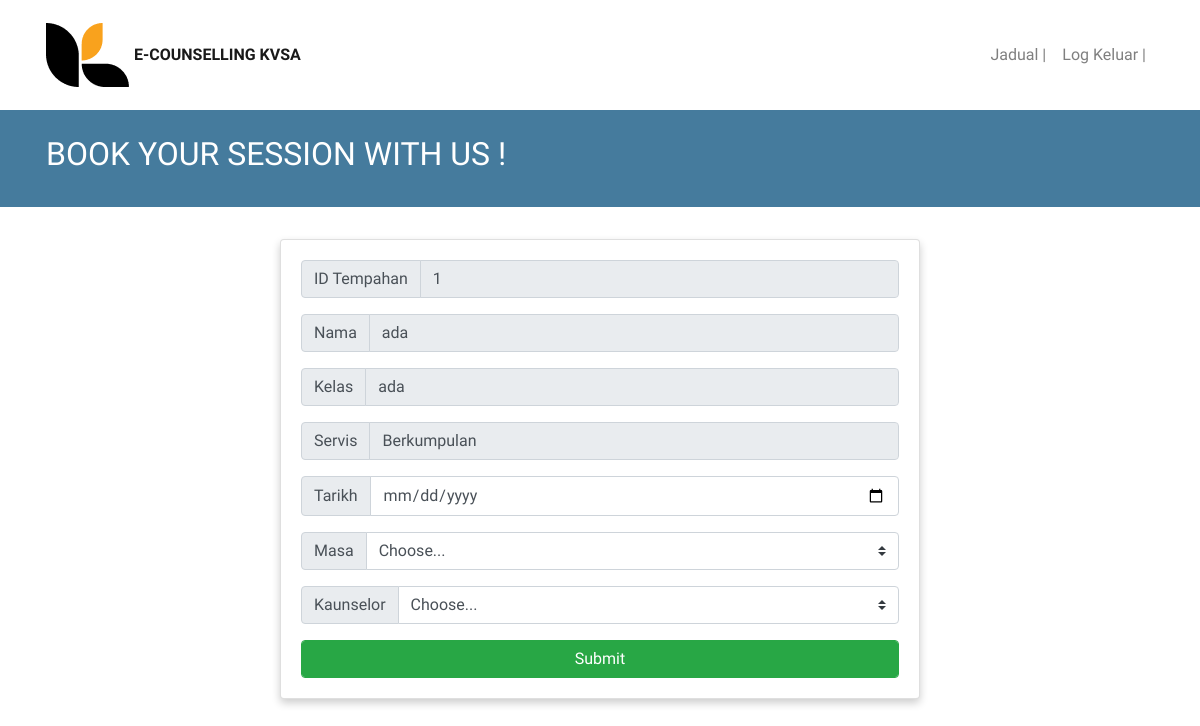
The app's page /form_edit.php?ID_Tempahan=1, older data.
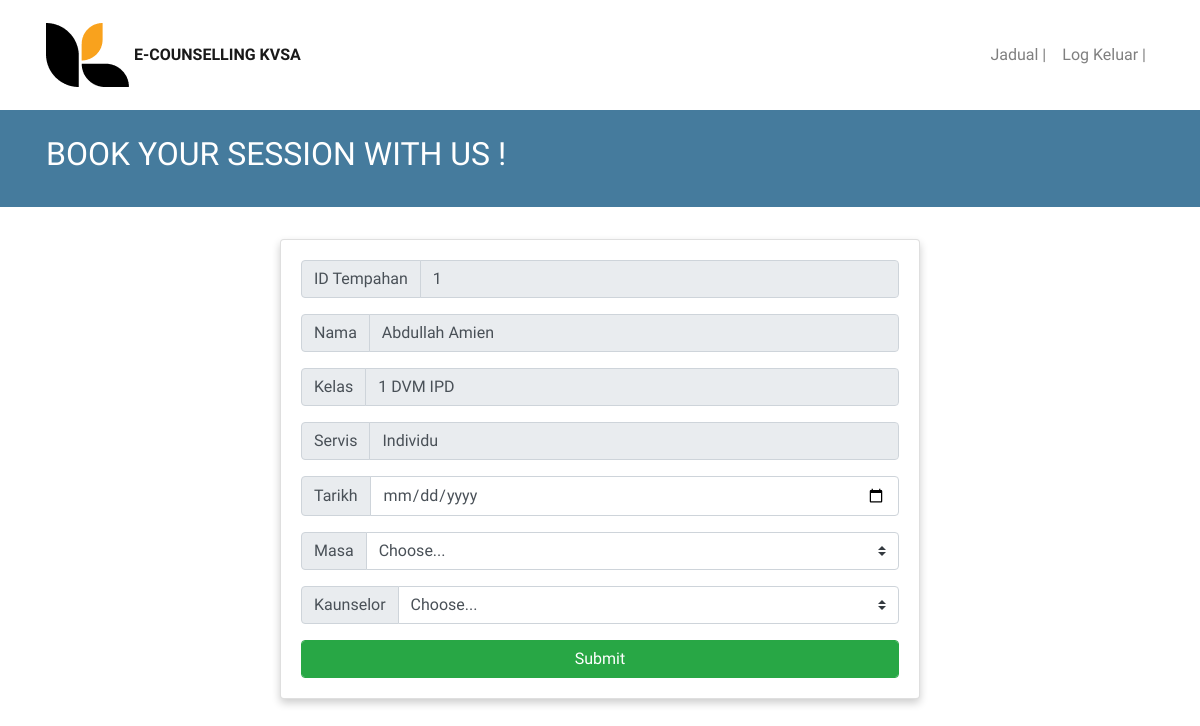
The same page, newer data.
### tables this page shows
CREATE TABLE `tempahan` (
  `ID_Tempahan` int(12) NOT NULL,
  `Nama` varchar(50) NOT NULL,
  `Kelas` varchar(20) NOT NULL,
  `Servis` varchar(30) NOT NULL,
  `Tarikh` date NOT NULL,
  `Masa` varchar(20) NOT NULL,
  `Kaunselor` varchar(30) NOT NULL,
  `status` varchar(20) NOT NULL,
  `sebab` varchar(100) NOT NULL
);

### form_edit.php (the view, shortened to what this page needs)
<?php
include 'conn.php';
$id = $_GET['ID_Tempahan'];
?>
<!DOCTYPE html>
<html>
<head>
    <link rel="stylesheet" href="https://cdn.jsdelivr.net/npm/bootstrap@4.0.0/dist/css/bootstrap.min.css"
>
    <link rel="stylesheet" type="text/css" href="css/style.css">
</head>
<body>
    <header class="header sticky-top">
        <nav class="navbar navbar-expand-lg sticky-top navbar-light bg-white py-3 shadow-sm">
            <div class="container"><a class="navbar-brand" href="#home">
                    <img src="img/logo.png">
                    <strong class="h6 mb-0 font-weight-bold text-uppercase">e-Counselling KVSA</strong></a>
                <div class="collapse navbar-collapse" id="navbarSupportedContent">
                    <ul class="navbar-nav ml-auto">
                       <li class="nav-item"><a class="nav-link" href="jadual.php">Jadual |</a></li>
                    <li class="nav-item"><a class="nav-link" href="logout.php">Log Keluar |</a></li>
                    </ul>
                </div>
            </div>
        </nav>
    </header>
    <section class="py-8 section-1" id="home">
        <div class="container">
            <div class="hero-h2">
                <h2>BOOK YOUR SESSION WITH US !</h2>
            </div>
        </div>
    </section>
<?php
$sql = "SELECT * FROM tempahan WHERE ID_Tempahan = '$id'";
$query = mysqli_query($mysqli,$sql);
$row = mysqli_fetch_array($query);
?>
    <section>
        <form action="pros_edit.php" method="POST">
        <div class="d-flex justify-content-center">
            <div class="card" style="width: 40rem;">
                <div class="card-body">
                    <div class="input-group mb-3">
                        <div class="input-group-prepend">
                            <span class="input-group-text" id="inputGroup-sizing-default">ID Tempahan</span>
                        </div>
                        <input type="text" class="form-control" aria-label="Default" aria-describedby="inputGroup-sizing-default" name="ID" value="<?php echo $row['ID_Tempahan']; ?>" readonly>
                    </div>
                    <div class="input-group mb-3">
                        <div class="input-group-prepend">
                            <span class="input-group-text" id="inputGroup-sizing-default">Nama</span>
                        </div>
                        <input type="text" class="form-control" aria-label="Default" aria-describedby="inputGroup-sizing-default" name="nama" value="<?php echo $row['Nama']; ?>" readonly>
                    </div>
                    <div class="input-group mb-3">
                        <div class="input-group-prepend">
                            <span class="input-group-text" id="inputGroup-sizing-default">Kelas</span>
                        </div>
                        <input type="text" class="form-control" aria-label="Default" aria-describedby="inputGroup-sizing-default" name="kelas" value="<?php echo $row['Kelas']; ?>" readonly>
                    </div>
                    <div class="input-group mb-3">
                        <div class="input-group-prepend">
                            <label class="input-group-text" for="inputGroupSelect01">Servis</label>
                        </div>
                       <input type="text" class="form-control" aria-label="Default" aria-describedby="inputGroup-sizing-default" name="kelas" value="<?php echo $row['Servis']; ?>" readonly>
                    </div>
                    <div class="input-group mb-3">
                        <div class="input-group-prepend">
                            <span class="input-group-text" id="inputGroup-sizing-default">Tarikh</span>
                        </div>
                        <input type="date" class="form-control" aria-label="Default" aria-describedby="inputGroup-sizing-default" name="tarikh">
                    </div>
                    <div class="input-group mb-3">
                        <div class="input-group-prepend">
                            <span class="input-group-text" id="inputGroup-sizing-default">Masa</span>
                        </div>
                        <select class="custom-select" id="inputGroupSelect01" name="masa">
                            <option selected>Choose...</option>
                        </select>
                    </div>
                    <div class="input-group mb-3">
                        <div class="input-group-prepend">
                            <label class="input-group-text" for="inputGroupSelect01">Kaunselor</label>
                        </div>
                        <select class="custom-select" id="inputGroupSelect01" name="kaunselor">
                            <option selected>Choose...</option>
                        </select>
                    </div>
                    <input type="submit" class="form-control btn btn-success" aria-label="Default" aria-describedby="inputGroup-sizing-default">
                </div>
            </div>
        </div>
    </form>
    </section>
</body>
</html>

Row changes from the older to the newer data that the page shows:
changed tempahan id 1: nama "ada" → "Abdullah Amien"; kelas "ada" → "1 DVM IPD"; kelas "Berkumpulan" → "Individu"
